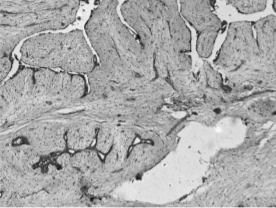
%> input picture DIP/3971242026/codes/test1.png, 276 x 208 px
$ octave --eval "result = fcnBPDFHE(imread('test1.png'));"   (GNU Octave 9; MATLAB toolbox functions it lacks are replaced by stand-ins)
%> lines starting %> are read from the running program, lines starting %| are printed output that depends on the picture
function [final, transMap] = fcnBPDFHE(img, fuzzyType, param)

iptcheckinput(img,{'uint8','uint16','int16','single','double'}, {'nonsparse','2d'}, mfilename,'I',1);

if nargin == 1
    param = 5;
    memb = param(1)-abs(-param(1):param(1));
elseif nargin == 3
    if strcmp(fuzzyType,'triangular')
        if ~(numel(param)==1)
            error(' supports only 1 parameter for Triangular ');
        end
        memb = param(1)-abs(-param(1):param(1));
    elseif strcmp(fuzzyType,'gaussian')
        if ~(numel(param)==2)
            error(' supports only 2 param for Gaussian ');
        end
        memb = exp(-(-param(1):param(1)).^2/param(2)^2);
    elseif strcmp(fuzzyType,'custom')
        if numel(param)==0
            error('fcnBPDFHE requires the 1-D array for Custom ');
        end
        memb = param;
    else
        error('Unsupported memb type declaration');
    end
else
    error('Unsupported calling of fcnBPDFHE');
end

imageType = class(img);
%> imageType = 'uint8'

% Hist creation
if strcmp(class(img),'uint8')
    [crispHist,grayScales] = imhist(img);
%> crispHist = 256 values, max 3093 at index 174, min 0 at index 1, mean 672.8; grayScales = 256 values from 0 to 255
elseif strcmp(class(img),'uint16')
    crispHist = zeros([2^16 1]);
    for counter = 1:numel(img)
        crispHist(img(counter)+1) = crispHist(img(counter)+1) + 1;
    end
    grayScales = 0:(2^16 - 1);
elseif strcmp(class(img),'int16')
    crispHist = zeros([2^16 1]);
    for counter = 1:numel(img)
        crispHist(img(counter)+32769) = crispHist(img(counter)+32769) + 1;
    end
    grayScales = -32768:32767;
elseif (strcmp(class(img),'double')||strcmp(class(img),'single'))
    maxGray = max(img(:));
    minGray = min(img(:));
    img = im2uint8(mat2gray(img));
    [crispHist,grayScales] = imhist(img);
end

img = double(img);

fuzzyHist = zeros(numel(crispHist)+numel(memb)-1,1);

for counter = 1:numel(memb)
    fuzzyHist = fuzzyHist + memb(counter)*[zeros(counter-1,1);crispHist;zeros(numel(memb)-counter,1)];
end
%> after the loop, fuzzyHist = 266 values, max 74637 at index 180, min 0 at index 1, mean 16186.5

fuzzyHist = fuzzyHist(ceil(numel(memb)/2):end-floor(numel(memb)/2));
%> fuzzyHist = 256 values, max 74637 at index 175, min 0 at index 1, mean 16818.8

del1FuzzyHist = [0;(fuzzyHist(3:end)-fuzzyHist(1:end-2))/2;0];
%> del1FuzzyHist = 256 values, max 5632.5 at index 218, min -6309 at index 225, mean 0
del2FuzzyHist = [0;(del1FuzzyHist(3:end)-del1FuzzyHist(1:end-2))/2;0];
%> del2FuzzyHist = 256 values, max 1203 at index 228, min -2558.2 at index 221, mean -0.0117

locationIndex = (2:numel(fuzzyHist)-1)'+1;
%> locationIndex = 254 values from 3 to 256

maxLocAmbiguous = locationIndex(((del1FuzzyHist(1:end-2).*del1FuzzyHist(3:end))<0) & (del2FuzzyHist(2:end-1)<0));
%> maxLocAmbiguous = [20; 71; 72; 79; 95; 96; 175; 176; 222; 223; 247; 248]

counter = 1;

maxLoc = 1;

while counter < numel(maxLocAmbiguous)
    if (maxLocAmbiguous(counter)==(maxLocAmbiguous(counter+1)-1))
        maxLoc = [maxLoc ; (maxLocAmbiguous(counter)*(fuzzyHist(maxLocAmbiguous(counter))>fuzzyHist(maxLocAmbiguous(counter+1)))) + (maxLocAmbiguous(counter+1)*(fuzzyHist(maxLocAmbiguous(counter))<=fuzzyHist(maxLocAmbiguous(counter+1))))];
        counter = counter + 2;
    else
        maxLoc = [maxLoc ; maxLocAmbiguous(counter)];
        counter = counter + 1;
    end
end
%> this loop made 7 passes
%> maxLoc on passes 1 to 7: [1; 20], [1; 20; 71], [1; 20; 71; 79], [1; 20; 71; 79; 95], [1; 20; 71; 79; 95; 175], [1; 20; 71; 79; 95; 175; 222], [1; 20; 71; 79; 95; 175; 222; 247]
if(maxLoc(end)~=numel(fuzzyHist))
    maxLoc = [maxLoc ; numel(fuzzyHist)];
%> maxLoc = [1; 20; 71; 79; 95; 175; 222; 247; 256]
end

low = maxLoc(1:end-1);
%> low = [1; 20; 71; 79; 95; 175; 222; 247]
high = [maxLoc(2:end-1)-1;maxLoc(end)];
%> high = [19; 70; 78; 94; 174; 221; 246; 256]
span = high-low;
%> span = [18; 50; 7; 15; 79; 46; 24; 9]
cumulativeHist = cumsum(fuzzyHist);
%> cumulativeHist = 256 values from 0 to 4305600
M = cumulativeHist(high)-cumulativeHist(low);
%> M = [168; 57192; 23670; 64566; 2095563; 1736358; 197271; 834]
factor = span .* log10(M);
%> factor = [40.06; 237.9; 30.62; 72.15; 499.4; 287; 127.1; 26.29]
range = max(grayScales)*factor/sum(factor);
%> range = [7.74; 45.94; 5.91; 13.93; 96.44; 55.43; 24.54; 5.08]

transMap = zeros(numel(grayScales),1);

for counter = 1:length(low)
    for index = low(counter):high(counter)
        transMap(index) = round((low(counter)-1) + (range(counter)*(sum(fuzzyHist(low(counter):index)))/(sum(fuzzyHist(low(counter):high(counter))))));
    end
end
%> after the loop, transMap = 256 values, max 251 at index 251, min 0 at index 1, mean 123.3

final = transMap(img+1);
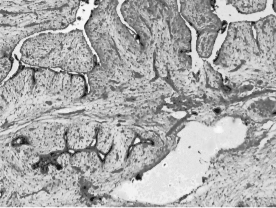
%> final: size 208x276x3 double; min 3, max 250, mean 170.6

final = mean(img(:))/mean(final(:))*final;

final = cast(final,imageType);
%> final: size 208x276x3 uint8

if strcmp(imageType,'single')
    final = minGray + (maxGray-minGray)*mat2gray(final);
elseif strcmp(imageType,'double')
    final = minGray + (maxGray-minGray)*mat2gray(final);
end

$ run again, on DIP/3971242026/codes/test2.png
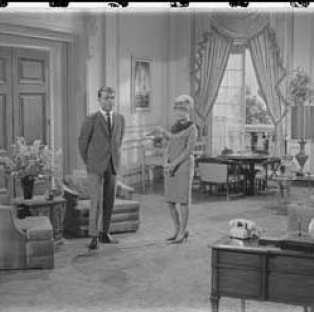
%> input picture DIP/3971242026/codes/test2.png, 314 x 312 px
%> crispHist = 256 values, max 4392 at index 134, min 0 at index 254, mean 1148.1; grayScales = 256 values from 0 to 255
%> after the loop in fcnBPDFHE, `for counter = 1:numel(memb)`: fuzzyHist = 266 values, max 103533 at index 139, min 0 at index 1, mean 27622.6
%> in fcnBPDFHE, `fuzzyHist = fuzzyHist(ceil(numel(memb)/2):end-floor(numel(memb)/2));`: fuzzyHist = 256 values, max 103533 at index 134, min 45 at index 256, mean 28688.5
%> del1FuzzyHist = 256 values, max 4302 at index 111, min -5683.5 at index 150, mean -11.48
%> del2FuzzyHist = 256 values, max 802.5 at index 152, min -1290.8 at index 147, mean -1.41
%> maxLocAmbiguous = [4; 5; 74; 75; 135; 136; 195; 196; 248; 249]
%> the loop in fcnBPDFHE, `while counter < numel(maxLocAmbiguous)` made 5 passes
%> maxLoc on passes 1 to 5: [1; 4], [1; 4; 74], [1; 4; 74; 135], [1; 4; 74; 135; 195], [1; 4; 74; 135; 195; 248]
%> in fcnBPDFHE, `maxLoc = [maxLoc ; numel(fuzzyHist)];`: maxLoc = [1; 4; 74; 135; 195; 248; 256]
%> low = [1; 4; 74; 135; 195; 248]
%> high = [3; 73; 134; 194; 247; 256]
%> span = [2; 69; 60; 59; 52; 8]
%> cumulativeHist = 256 values from 2637 to 7344255
%> M = [7128; 771036; 3559518; 2630832; 199179; 16926]
%> factor = [7.71; 406.2; 393.1; 378.8; 275.6; 33.83]
%> range = [1.31; 69.28; 67.04; 64.6; 47; 5.77]
%> after the loop in fcnBPDFHE, `for counter = 1:length(low)`: transMap = 256 values, max 253 at index 253, min 0 at index 1, mean 126.8
%> in fcnBPDFHE, `final = transMap(img+1);`:
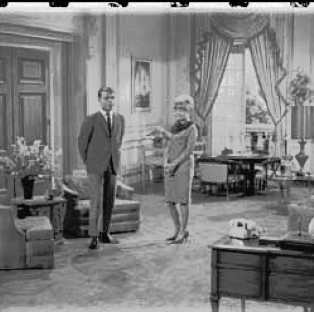
%> final: size 312x314x3 double; min 0, max 253, mean 125.7
